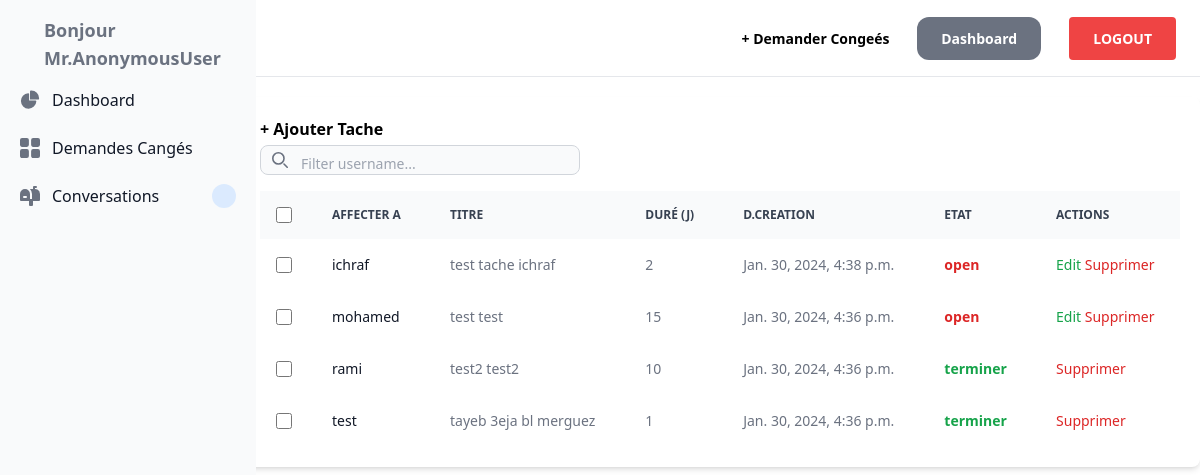
Page /taches/tache_list/ on the earlier database version.
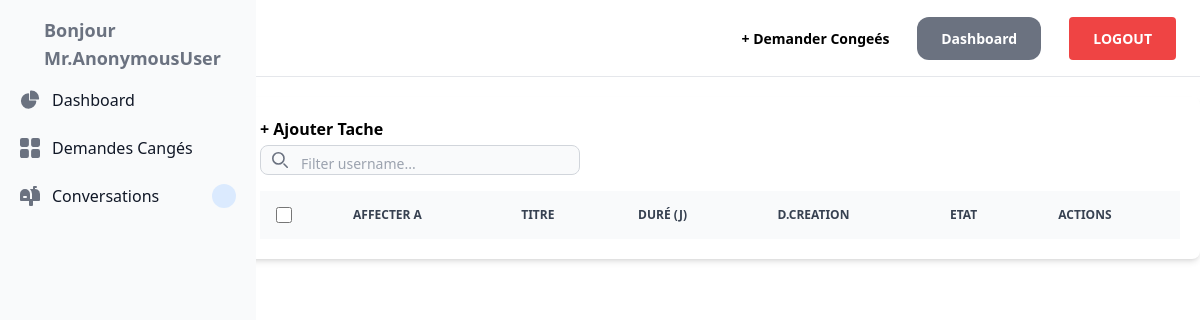
Same page on the later database version.
### tache/models.py (models this page shows)
class Tache(models.Model):
    STATUS_CHOICES = (
        ('open', 'Open'),
        ('encours', 'EnCours'),
        ('terminer', 'Terminer')
    )
    class Meta:
        verbose_name_plural = 'tache'
    user_id = models.ForeignKey(User, related_name="tache", on_delete=models.CASCADE)
    titre = models.CharField(max_length=255)
    duree = models.IntegerField()
    etat = models.CharField(choices=STATUS_CHOICES,max_length=10, default="open")
    created_at = models.DateTimeField(auto_now_add=True)

### tache/views.py (the view)
# urls.py: path('tache_list/', views.ListTache, name='ListTache'),
def ListTache(request):
    taches = Tache.objects.all().order_by('-created_at')
    return render(request, 'tache/listTaches.html',{
         'taches' : taches
    })

### tache/templates/tache/listTaches.html (shortened to what the changed rows need)
{% extends 'core/base.html' %}
{% block content %}
<div class="w-4/5 py-5  mx-auto float-right">
    <div class="relative overflow-x-auto shadow-md sm:rounded-lg px-5 py-5">
       {% if request.user.role == admin %}
       <table class="w-full text-sm text-left rtl:text-right text-gray-500 dark:text-gray-400">
           <thead class="text-xs text-gray-700 uppercase bg-gray-50 dark:bg-gray-700 dark:text-gray-400">
               <tr>
                   <th scope="col" class="p-4">
                       <div class="flex items-center">
                           <input id="checkbox-all-search" type="checkbox" class="w-4 h-4 text-blue-600 bg-gray-100 border-gray-300 rounded focus:ring-blue-500 dark:focus:ring-blue-600 dark:ring-offset-gray-800 dark:focus:ring-offset-gray-800 focus:ring-2 dark:bg-gray-700 dark:border-gray-600">
                       </div>
                   </th>
                   <th scope="col" class="px-6 py-3">
                       Affecter a
                   </th>
                   <th scope="col" class="px-6 py-3">
                       Titre
                   </th>
                   <th scope="col" class="px-6 py-3">
                       Duré (j)
                   </th>
                   <th scope="col" class="px-6 py-3">
                       D.creation
                   </th>
                   <th scope="col" class="px-6 py-3">
                       Etat
                   </th>
                   <th scope="col" class="px-6 py-3">
                       Actions
                   </th>
               </tr>
           </thead>
           <tbody>
               {% for tach in taches %}
               <tr class="bg-white dark:bg-gray-800 hover:bg-gray-50 dark:hover:bg-gray-600">
                   <td class="w-4 p-4">
                       <div class="flex items-center">
                           <input id="checkbox-table-3" type="checkbox" class="w-4 h-4 text-blue-600 bg-gray-100 border-gray-300 rounded focus:ring-blue-500 dark:focus:ring-blue-600 dark:ring-offset-gray-800 dark:focus:ring-offset-gray-800 focus:ring-2 dark:bg-gray-700 dark:border-gray-600">
                       </div>
                   </td>
                   <td scope="row" class="px-6 py-4 font-medium text-gray-900 whitespace-nowrap dark:text-white">
                       {{ tach.user_id }}
                   </td>
                   <td class="px-6 py-4">
                       {{tach.titre}}
                   </td>
                   <td class="px-6 py-4">
                       {{tach.duree}}
                   </td>
                   <td class="px-6 py-4">
                    {{tach.created_at}}
                   </td>
                   <td class="px-6 py-4 {% if tach.etat == 'open' %} text-red-600 {% elif tach.etat == 'encours'  %} text-yellow-600  {% else %} text-green-600 {% endif %} font-bold">
                       {{tach.etat}}
                      </div>
                   </td>
                   <td class="px-6 py-4">
                       <a href="{% url 'tache:editTache' tach.id %}" class="font-medium text-green-600 dark:text-green-500 hover:underline  {% if tach.etat == 'terminer' %} hidden {% endif %}" >Edit</a>
                       <a href="{% url 'tache:deleteTache' tach.id %}" class="font-medium text-red-600 dark:text-blue-500 hover:underline">Supprimer</a>
                   </td>
               </tr>
               {% endfor %}
           </tbody>
       </table>
       {% endif %}
   </div>
</div>
{% endblock %}

Differences in the rows shown:
removed Tache: user_id "ichraf", titre "test tache ichraf", duree "2", created_at "Jan. 30, 2024, 4:38 p.m.", etat "open"
removed Tache: user_id "mohamed", titre "test test", duree "15", created_at "Jan. 30, 2024, 4:36 p.m.", etat "open"
removed Tache: user_id "rami", titre "test2 test2", duree "10", created_at "Jan. 30, 2024, 4:36 p.m.", etat "terminer"
removed Tache: user_id "test", titre "tayeb 3eja bl merguez", duree "1", created_at "Jan. 30, 2024, 4:36 p.m.", etat "terminer"
